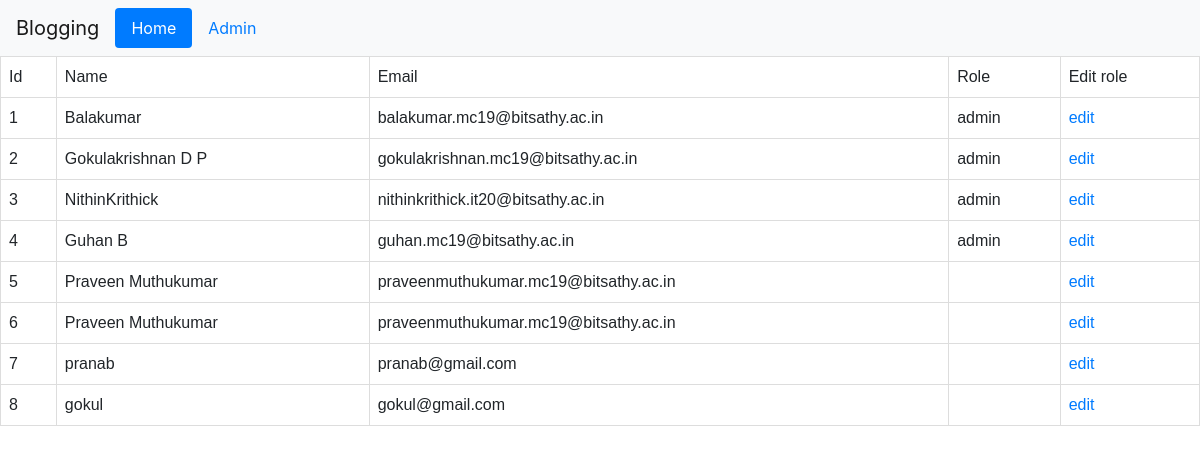
/listofusers.php, run on the app's committed database.
### tables this page shows
CREATE TABLE `registration` (
  `id` int NOT NULL,
  `name` varchar(255) NOT NULL,
  `email` varchar(255) NOT NULL,
  `password` varchar(255) NOT NULL,
  `admin` varchar(255) NOT NULL
);

### listofusers.php (the view, shortened to what this page needs)
<?php
include "connection.php";
?>
<!DOCTYPE html>
<html lang="en">
<head>
    <link rel="stylesheet" href="https://stackpath.bootstrapcdn.com/bootstrap/4.5.2/css/bootstrap.min.css">
</head>
<body>
<nav class="navbar navbar-expand-lg navbar-light bg-light justify-content-space-between">
    <a href="#" class="navbar-brand">Blogging</a>
    <ul class="nav nav-pills ">
  <li class="nav-item">
    <a class="nav-link active" href="#">Home</a>
  </li>
  <li class="nav-item">
    <a class="nav-link" href="admin.php">Admin</a>
  </li>
</ul>
</nav>
<?php
$sql = "SELECT * FROM registration";
$result = mysqli_query($conn, $sql);
if (mysqli_num_rows($result) > 0) { ?>
    <table>
        <tr>
            <td>Id</td>
            <td>Name</td>
            <td>Email</td>
            <td>Role</td>
            <td>Edit role</td>
        </tr>
        <?php
        while ($row = mysqli_fetch_array($result)) { ?>
            <tr>
                <td><?php echo $row['id'] ?></td>
                <td><?php echo $row['name'] ?></td>
                <td><?php echo $row['email'] ?></td>
                <td><?php echo $row['admin']?></td>
                <td><a href="edit.php?id=<?php echo $row['id']; ?>" >edit</a></td>
            </tr>
        <?php
        } ?>
    </table>
<?php } else {
    echo " No result found";
} ?>
</body>
</html>

### listofusers.php (style rules this page uses)
table { font-family: arial, sans-serif; border-collapse: collapse; width: 100%; }
td, th { border: 1px solid #dddddd; text-align: left; padding: 8px; }
tr:nth-child(even) { background-color: white; }

### data on the page
registration: id "1", name "Balakumar", email "balakumar.mc19@bitsathy.ac.in", admin "admin"
registration: id "2", name "Gokulakrishnan D P", email "gokulakrishnan.mc19@bitsathy.ac.in", admin "admin"
registration: id "3", name "NithinKrithick", email "nithinkrithick.it20@bitsathy.ac.in", admin "admin"
registration: id "4", name "Guhan B", email "guhan.mc19@bitsathy.ac.in", admin "admin"
registration: id "5", name "Praveen Muthukumar", email "praveenmuthukumar.mc19@bitsathy.ac.in"
registration: id "6", name "Praveen Muthukumar", email "praveenmuthukumar.mc19@bitsathy.ac.in"
registration: id "7", name "pranab", email "pranab@gmail.com"
registration: id "8", name "gokul", email "gokul@gmail.com"
